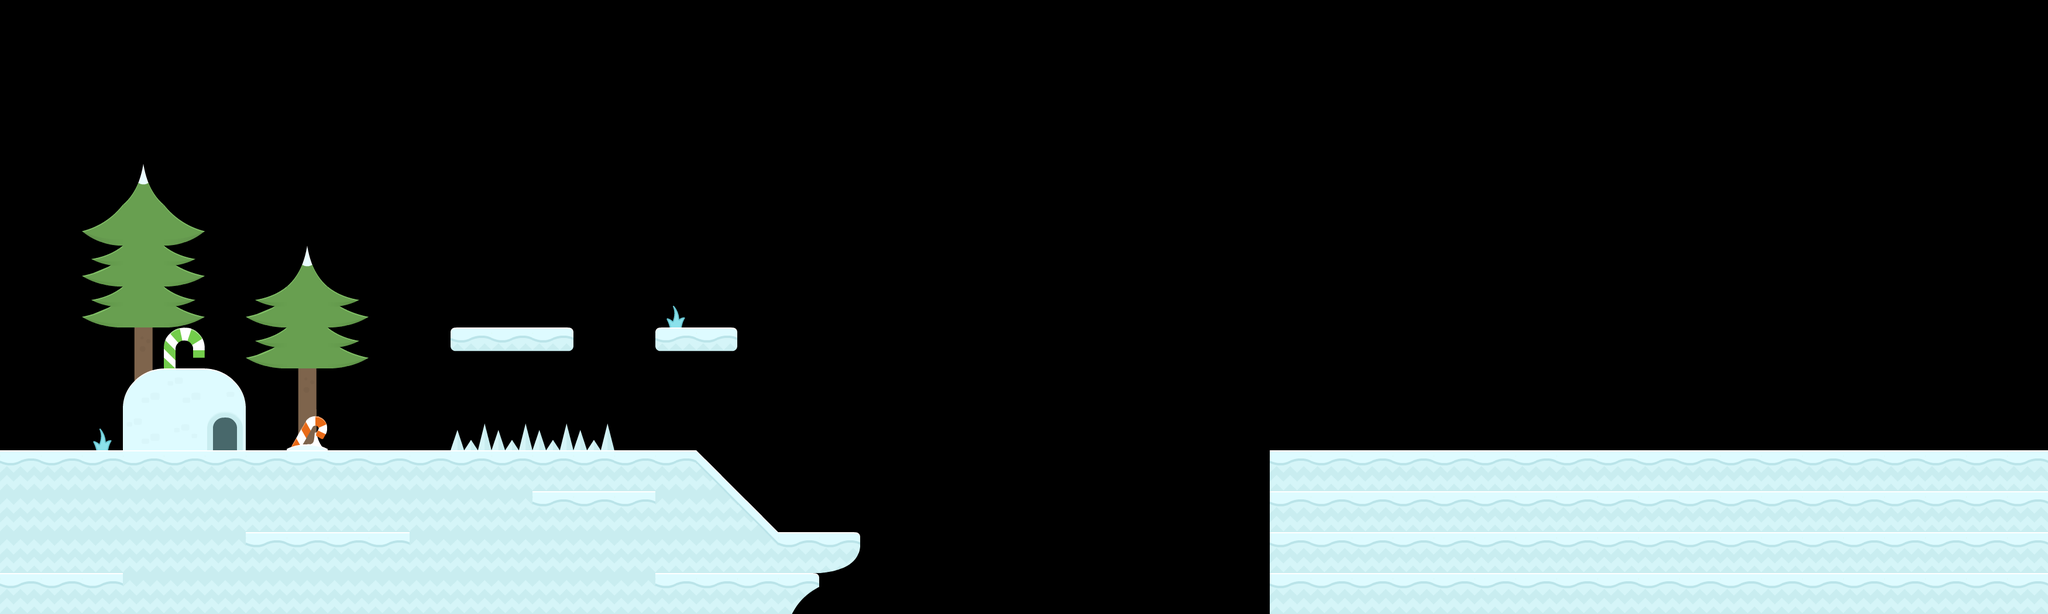

A level layout from a 2D game, rendered from its tile map. Below: a short description, then the map file with tile-grid data replaced by summaries:
An orthogonal 50x15 tile map with 70x70 px tiles, 5 tile layers (ground, arboles, pinchos, plataforma, ...) and 1 object (penguin-spawn).

<map version="1.10" tiledversion="1.10.2" orientation="orthogonal" renderorder="right-down" width="50" height="15" tilewidth="70" tileheight="70" infinite="0" nextlayerid="7" nextobjectid="5">
 <editorsettings>
  <export target="game.json" format="json" />
 </editorsettings>
 <tileset firstgid="1" name="iceworld" tilewidth="70" tileheight="70" tilecount="98" columns="14">
  <image source="sheet.png" width="980" height="490" />
  <tile id="0">
   <properties>
    <property name="collides" type="bool" value="false" />
   </properties>
  </tile>
  <tile id="1">
   <properties>
    <property name="collides" type="bool" value="true" />
   </properties>
  </tile>
  <tile id="2">
   <properties>
    <property name="collides" type="bool" value="true" />
   </properties>
  </tile>
  <tile id="3">
   <properties>
    <property name="collides" type="bool" value="true" />
   </properties>
  </tile>
  <tile id="4">
   <properties>
    <property name="collides" type="bool" value="true" />
   </properties>
  </tile>
  <tile id="5">
   <properties>
    <property name="collides" type="bool" value="true" />
   </properties>
  </tile>
  <tile id="6">
   <properties>
    <property name="collides" type="bool" value="false" />
   </properties>
  </tile>
  <tile id="7">
   <properties>
    <property name="collides" type="bool" value="false" />
   </properties>
  </tile>
  <tile id="8">
   <properties>
    <property name="collides" type="bool" value="true" />
   </properties>
  </tile>
  <tile id="9">
   <properties>
    <property name="collides" type="bool" value="true" />
   </properties>
  </tile>
  <tile id="10">
   <properties>
    <property name="collides" type="bool" value="true" />
   </properties>
  </tile>
  <tile id="11">
   <properties>
    <property name="collides" type="bool" value="true" />
   </properties>
  </tile>
  <tile id="12">
   <properties>
    <property name="collides" type="bool" value="true" />
   </properties>
  </tile>
  <tile id="13">
   <properties>
    <property name="collides" type="bool" value="true" />
   </properties>
  </tile>
  <tile id="14">
   <properties>
    <property name="collides" type="bool" value="false" />
   </properties>
  </tile>
  <tile id="15">
   <properties>
    <property name="collides" type="bool" value="true" />
   </properties>
  </tile>
  <tile id="16">
   <properties>
    <property name="collides" type="bool" value="true" />
   </properties>
  </tile>
  <tile id="17">
   <properties>
    <property name="collides" type="bool" value="true" />
   </properties>
  </tile>
  <tile id="18">
   <properties>
    <property name="collides" type="bool" value="true" />
   </properties>
  </tile>
  <tile id="19">
   <properties>
    <property name="collides" type="bool" value="true" />
   </properties>
  </tile>
  <tile id="20">
   <properties>
    <property name="collides" type="bool" value="true" />
   </properties>
  </tile>
  <tile id="21">
   <properties>
    <property name="collides" type="bool" value="true" />
   </properties>
  </tile>
  <tile id="22">
   <properties>
    <property name="collides" type="bool" value="true" />
   </properties>
  </tile>
  <tile id="23">
   <properties>
    <property name="collides" type="bool" value="true" />
   </properties>
  </tile>
  <tile id="24">
   <properties>
    <property name="collides" type="bool" value="false" />
   </properties>
  </tile>
  <tile id="25">
   <properties>
    <property name="collides" type="bool" value="false" />
   </properties>
  </tile>
  <tile id="26">
   <properties>
    <property name="collides" type="bool" value="false" />
   </properties>
  </tile>
  <tile id="27">
   <properties>
    <property name="collides" type="bool" value="false" />
   </properties>
  </tile>
  <tile id="28">
   <properties>
    <property name="collides" type="bool" value="false" />
   </properties>
  </tile>
  <tile id="29">
   <properties>
    <property name="collides" type="bool" value="false" />
   </properties>
  </tile>
  <tile id="30">
   <properties>
    <property name="collides" type="bool" value="false" />
   </properties>
  </tile>
  <tile id="31">
   <properties>
    <property name="collides" type="bool" value="false" />
   </properties>
  </tile>
  <tile id="32">
   <properties>
    <property name="collides" type="bool" value="false" />
   </properties>
  </tile>
  <tile id="33">
   <properties>
    <property name="collides" type="bool" value="false" />
   </properties>
  </tile>
  <tile id="34">
   <properties>
    <property name="collides" type="bool" value="false" />
   </properties>
  </tile>
  <tile id="35">
   <properties>
    <property name="collides" type="bool" value="false" />
   </properties>
  </tile>
  <tile id="36">
   <properties>
    <property name="collides" type="bool" value="false" />
   </properties>
  </tile>
  <tile id="37">
   <properties>
    <property name="collides" type="bool" value="false" />
   </properties>
  </tile>
  <tile id="38">
   <properties>
    <property name="collides" type="bool" value="false" />
   </properties>
  </tile>
  <tile id="39">
   <properties>
    <property name="collides" type="bool" value="false" />
   </properties>
  </tile>
  <tile id="40">
   <properties>
    <property name="collides" type="bool" value="false" />
   </properties>
  </tile>
  <tile id="41">
   <properties>
    <property name="collides" type="bool" value="false" />
   </properties>
  </tile>
  <tile id="42">
   <properties>
    <property name="collides" type="bool" value="true" />
   </properties>
  </tile>
  <tile id="43">
   <properties>
    <property name="collides" type="bool" value="true" />
   </properties>
  </tile>
  <tile id="44">
   <properties>
    <property name="collides" type="bool" value="true" />
   </properties>
  </tile>
  <tile id="45">
   <properties>
    <property name="collides" type="bool" value="true" />
   </properties>
  </tile>
  <tile id="46">
   <properties>
    <property name="collides" type="bool" value="true" />
   </properties>
  </tile>
  <tile id="47">
   <properties>
    <property name="collides" type="bool" value="true" />
   </properties>
  </tile>
  <tile id="48">
   <properties>
    <property name="collides" type="bool" value="false" />
   </properties>
  </tile>
  <tile id="49">
   <properties>
    <property name="collides" type="bool" value="false" />
   </properties>
  </tile>
  <tile id="50">
   <properties>
    <property name="collides" type="bool" value="false" />
   </properties>
  </tile>
  <tile id="51">
   <properties>
    <property name="collides" type="bool" value="false" />
   </properties>
  </tile>
  <tile id="52">
   <properties>
    <property name="collides" type="bool" value="false" />
   </properties>
  </tile>
  <tile id="53">
   <properties>
    <property name="collides" type="bool" value="false" />
   </properties>
  </tile>
  <tile id="54">
   <properties>
    <property name="collides" type="bool" value="false" />
   </properties>
  </tile>
  <tile id="55">
   <properties>
    <property name="collides" type="bool" value="false" />
   </properties>
  </tile>
  <tile id="56">
   <properties>
    <property name="collides" type="bool" value="false" />
   </properties>
  </tile>
  <tile id="57">
   <properties>
    <property name="collides" type="bool" value="false" />
   </properties>
  </tile>
  <tile id="58">
   <properties>
    <property name="collides" type="bool" value="false" />
   </properties>
  </tile>
  <tile id="59">
   <properties>
    <property name="collides" type="bool" value="true" />
   </properties>
  </tile>
  <tile id="60">
   <properties>
    <property name="collides" type="bool" value="false" />
   </properties>
  </tile>
  <tile id="61">
   <properties>
    <property name="collides" type="bool" value="false" />
   </properties>
  </tile>
  <tile id="62">
   <properties>
    <property name="collides" type="bool" value="false" />
   </properties>
  </tile>
  <tile id="63">
   <properties>
    <property name="collides" type="bool" value="false" />
   </properties>
  </tile>
  <tile id="64">
   <properties>
    <property name="collides" type="bool" value="false" />
   </properties>
  </tile>
  <tile id="65">
   <properties>
    <property name="collides" type="bool" value="false" />
   </properties>
  </tile>
  <tile id="66">
   <properties>
    <property name="collides" type="bool" value="false" />
   </properties>
  </tile>
  <tile id="67">
   <properties>
    <property name="collides" type="bool" value="false" />
   </properties>
  </tile>
  <tile id="68">
   <properties>
    <property name="collides" type="bool" value="false" />
   </properties>
  </tile>
  <tile id="69">
   <properties>
    <property name="collides" type="bool" value="false" />
   </properties>
  </tile>
  <tile id="70">
   <properties>
    <property name="collides" type="bool" value="false" />
   </properties>
  </tile>
  <tile id="71">
   <properties>
    <property name="collides" type="bool" value="false" />
   </properties>
  </tile>
  <tile id="72">
   <properties>
    <property name="collides" type="bool" value="false" />
   </properties>
  </tile>
  <tile id="73">
   <properties>
    <property name="collides" type="bool" value="false" />
   </properties>
  </tile>
  <tile id="74">
   <properties>
    <property name="collides" type="bool" value="false" />
   </properties>
  </tile>
  <tile id="75">
   <properties>
    <property name="collides" type="bool" value="false" />
   </properties>
  </tile>
  <tile id="76">
   <properties>
    <property name="collides" type="bool" value="false" />
   </properties>
  </tile>
  <tile id="77">
   <properties>
    <property name="collides" type="bool" value="false" />
   </properties>
  </tile>
  <tile id="78">
   <properties>
    <property name="collides" type="bool" value="false" />
   </properties>
  </tile>
  <tile id="79">
   <properties>
    <property name="collides" type="bool" value="false" />
   </properties>
  </tile>
  <tile id="80">
   <properties>
    <property name="collides" type="bool" value="false" />
   </properties>
  </tile>
  <tile id="81">
   <properties>
    <property name="collides" type="bool" value="false" />
   </properties>
  </tile>
  <tile id="82">
   <properties>
    <property name="collides" type="bool" value="false" />
   </properties>
  </tile>
  <tile id="83">
   <properties>
    <property name="collides" type="bool" value="false" />
   </properties>
  </tile>
  <tile id="84">
   <properties>
    <property name="collides" type="bool" value="false" />
   </properties>
  </tile>
  <tile id="85">
   <properties>
    <property name="collides" type="bool" value="false" />
   </properties>
  </tile>
  <tile id="86">
   <properties>
    <property name="collides" type="bool" value="false" />
   </properties>
  </tile>
  <tile id="87">
   <properties>
    <property name="collides" type="bool" value="false" />
   </properties>
  </tile>
  <tile id="88">
   <properties>
    <property name="collides" type="bool" value="false" />
   </properties>
  </tile>
  <tile id="89">
   <properties>
    <property name="collides" type="bool" value="false" />
   </properties>
  </tile>
  <tile id="90">
   <properties>
    <property name="collides" type="bool" value="false" />
   </properties>
  </tile>
  <tile id="91">
   <properties>
    <property name="collides" type="bool" value="false" />
   </properties>
  </tile>
  <tile id="92">
   <properties>
    <property name="collides" type="bool" value="false" />
   </properties>
  </tile>
  <tile id="93">
   <properties>
    <property name="collides" type="bool" value="false" />
   </properties>
  </tile>
  <tile id="94">
   <properties>
    <property name="collides" type="bool" value="false" />
   </properties>
  </tile>
  <tile id="95">
   <properties>
    <property name="collides" type="bool" value="false" />
   </properties>
  </tile>
  <tile id="96">
   <properties>
    <property name="collides" type="bool" value="false" />
   </properties>
  </tile>
  <tile id="97">
   <properties>
    <property name="collides" type="bool" value="false" />
   </properties>
  </tile>
 </tileset>
 <layer id="1" name="ground" width="50" height="15">
  <data>[750 cells, 154 non-empty, 6 distinct tile ids]</data>
 </layer>
 <layer id="3" name="arboles" width="50" height="15">
  <data>[750 cells, 22 non-empty, 10 distinct tile ids]</data>
 </layer>
 <layer id="4" name="pinchos" width="50" height="15">
  <data>[750 cells, 4 non-empty, 1 distinct tile ids]</data>
 </layer>
 <layer id="5" name="plataforma" width="50" height="15">
  <data>[750 cells, 5 non-empty, 3 distinct tile ids]</data>
 </layer>
 <layer id="2" name="decoracion" width="50" height="15">
  <data>[750 cells, 10 non-empty, 9 distinct tile ids]</data>
 </layer>
 <objectgroup id="6" name="objects">
  <object id="2" name="penguin-spawn" x="352" y="700" width="68" height="69" />
 </objectgroup>
</map>
